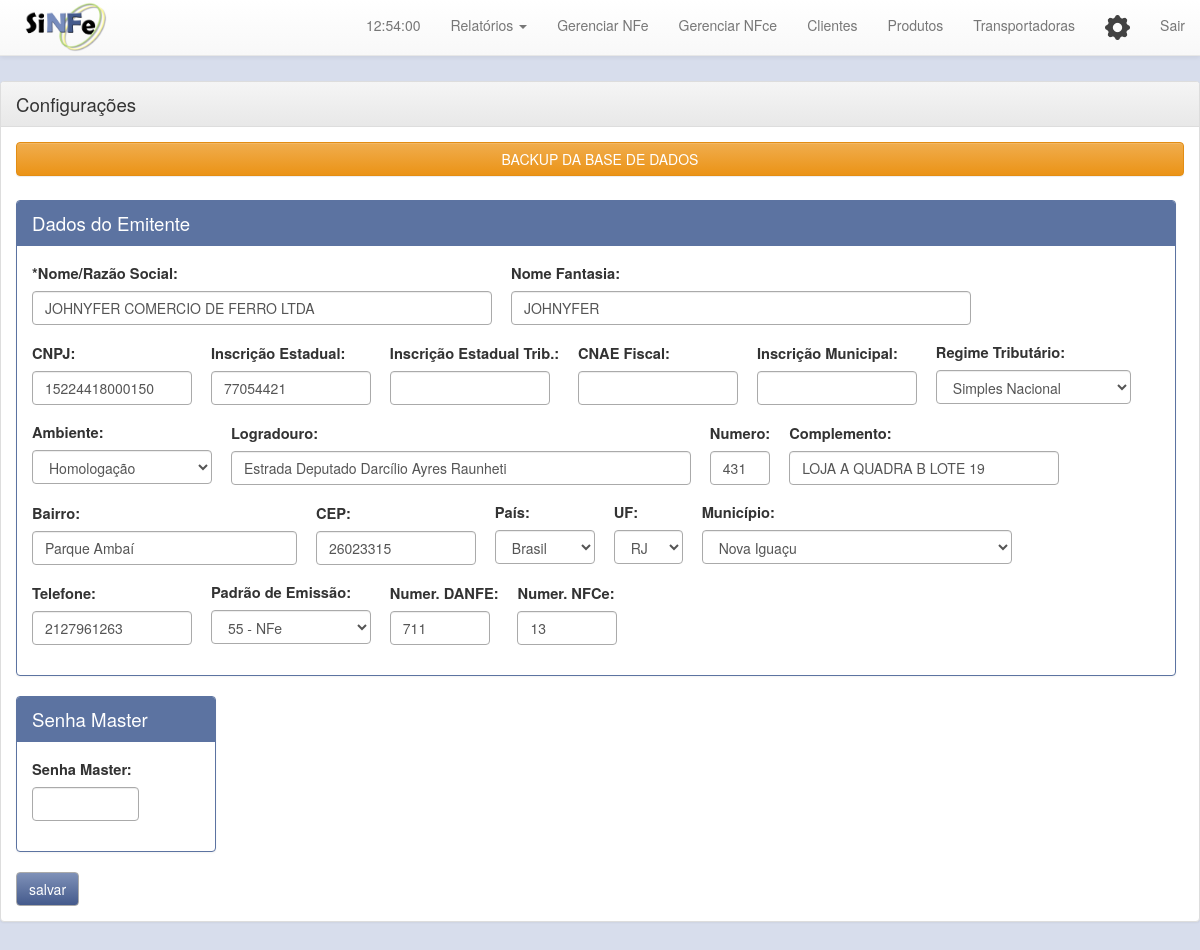
/config.php (signed in), run on the app's committed database.
### tables this page shows
CREATE TABLE `tab_emitente` (
  `id_emitente` int(11) NOT NULL,
  `ambiente_nfe_emitente` tinyint(1) NOT NULL,
  `n_nota_emitente` int(11) NOT NULL,
  `n_nfce_emitente` int(11) NOT NULL,
  `padrao_emis_emitente` int(2) NOT NULL,
  `nome_razao_social_emitente` varchar(60) DEFAULT NULL,
  `nome_fantasia_emitente` varchar(60) DEFAULT NULL,
  `logo_emitente` varchar(200) NOT NULL,
  `cnpj_emitente` varchar(14) DEFAULT NULL,
  `inscricao_estadual_emitente` varchar(14) DEFAULT NULL,
  `cnae_fiscal_emitente` varchar(7) DEFAULT NULL,
  `inscricao_municipal_emitente` varchar(15) DEFAULT NULL,
  `inscricao_estadual_trib_emitente` varchar(100) DEFAULT NULL,
  `regime_tributario_emitente` varchar(1) DEFAULT NULL,
  `logradouro_emitente` varchar(60) DEFAULT NULL,
  `numero_emitente` varchar(60) DEFAULT NULL,
  `complemento_emitente` varchar(60) DEFAULT NULL,
  `bairro_emitente` varchar(60) DEFAULT NULL,
  `cep_emitente` varchar(8) DEFAULT NULL,
  `pais_emitente` varchar(6) DEFAULT NULL,
  `cod_pais_emitente` varchar(4) NOT NULL,
  `uf_emitente` varchar(2) DEFAULT NULL,
  `municipio_emitente` varchar(60) DEFAULT NULL,
  `cod_municipio_emitente` varchar(7) DEFAULT NULL,
  `telefone_emitente` varchar(14) DEFAULT NULL,
  `base_pis_emitente` decimal(3,2) NOT NULL,
  `base_cofins_emitente` decimal(3,2) NOT NULL
);

### php/querys.php (called while the page is built, shortened)
<?php
	function emitente($pdo){
		$select = $pdo->query("SELECT * FROM tab_emitente LIMIT 1");
		return $select->fetchAll();
	}
	function estados($pdo_estados){
		$select = $pdo_estados->query("SELECT * FROM tab_estados ORDER BY uf");
		return $select->fetchAll();
	}

### config.php (the view, shortened to what this page needs)
<?php
	include "_app/Config.inc.php";
	$estados = estados($pdo_estados);
	$emitente = emitente($pdo);
?>
<!DOCTYPE html>
<html>
  <head>
    <link rel="stylesheet" type="text/css" href="css/ativos.css" />
  </head>
  <?php include "menu_links.php";?>
    <section id="cadastro">
    	<center>
	    	<div class="panel panel-default corpo">
				<div style="font-size: 14pt" class="panel-heading">
					Configurações
				</div>
				<div class="panel-body">
                    <form action="backup_db/index.php">
	    				<button class="btn btn-warning btn-block">BACKUP DA BASE DE DADOS</button>
	    			</form>
                    <br />
		    		<form action="php/edita_emitente_mec.php" method="post">
		    			<div class="panel panel-sinfe-1 corpo-in">
							<div style="font-size: 14pt" class="panel-heading">
								Dados do Emitente
							</div>
							<div class="panel-body">
				    			<div class="item">
				    				<label class="item_titulo" for="nome/razao social">*Nome/Razão Social: </label>
				    				<br />
				    				<input class="form-control" type="text" maxlength="60" name="nome/razao_social" value="<?php echo $emitente[0]['nome_razao_social_emitente'] ?>" style="width: 460px; min-width: 400px;" />
				    			</div>
				    			<div class="item">
				    				<label class="item_titulo" for="nome/razao social">Nome Fantasia: </label>
				    				<br />
				    				<input class="form-control" type="text" maxlength="60" name="nome_fantasia" value="<?php echo $emitente[0]['nome_fantasia_emitente'] ?>" style="width: 460px; min-width: 400px;" />
				    			</div>
				    			<div class="item">
				    				<label class="item_titulo" for="nome/razao social">CNPJ: </label>
				    				<br />
				    				<input class="form-control" type="text" name="cnpj" value="<?php echo $emitente[0]['cnpj_emitente'] ?>" style="width: 160px; min-width: 30px;" />
				    			</div>
				    			<div class="item">
				    				<label class="item_titulo" for="nome/razao social">Inscrição Estadual: </label>
				    				<br />
				    				<input class="form-control" type="text" name="inscricao_estadual" value="<?php echo $emitente[0]['inscricao_estadual_emitente'] ?>" style="width: 160px; min-width: 30px;" />
				    			</div>
				    			<div class="item">
				    				<label class="item_titulo" for="nome/razao social">Inscrição Estadual Trib.: </label>
				    				<br />
				    				<input class="form-control" type="text" name="inscricao_estadual_trib" value="<?php echo $emitente[0]['inscricao_estadual_trib_emitente'] ?>" style="width: 160px; min-width: 30px;" />
				    			</div>
				    			<div class="item">
				    				<label class="item_titulo" for="nome/razao social">CNAE Fiscal: </label>
				    				<br />
				    				<input class="form-control" type="text" name="cnae_fiscal" value="<?php echo $emitente[0]['cnae_fiscal_emitente'] ?>" style="width: 160px; min-width: 30px;" />
				    			</div>
				    			<div class="item">
				    				<label class="item_titulo" for="nome/razao social">Inscrição Municipal: </label>
				    				<br />
				    				<input class="form-control" type="text" name="inscricao_municipal" value="<?php echo $emitente[0]['inscricao_municipal_emitente'] ?>" style="width: 160px; min-width: 30px;" />
				    			</div>
				    			<div class="item">
				    				<label class="item_titulo" for="nome/razao social">Regime Tributário: </label>
				    				<br />
				    				<select class="form-control" redonly name="regime_tributario" style="width: 195px">
				    					<option value="1">Simples Nacional</option>
				    				</select>
				    			</div>
				    			<div class="item">
				    				<label class="item_titulo" for="nome/razao social">Ambiente: </label>
				    				<br />
				    				<select class="form-control" redonly name="ambiente" style="width: 180px">
				    					<option <?php if($emitente[0]['ambiente_nfe_emitente']=="2"){ echo "selected"; } ?> value="2">Homologação</option>
				    				</select>
				    			</div>
				    			<div class="item">
				    				<label class="item_titulo" for="nome/razao social">Logradouro: </label>
				    				<br />
				    				<input class="form-control" type="text" name="logradouro" value="<?php echo $emitente[0]['logradouro_emitente'] ?>" style="width: 460px; min-width: 30px;" />
				    			</div>
				    			<div class="item">
				    				<label class="item_titulo" for="nome/razao social">Numero: </label>
				    				<br />
				    				<input class="form-control" type="text" name="numero" value="<?php echo $emitente[0]['numero_emitente'] ?>" style="width: 60px; min-width: 30px;" />
				    			</div>
				    			<div class="item">
				    				<label class="item_titulo" for="nome/razao social">Complemento:</label>
				    				<br />
				    				<input class="form-control" type="text" name="complemento" value="<?php echo $emitente[0]['complemento_emitente'] ?>" style="width: 270px; min-width: 30px;" />
				    			</div>
				    			<div class="item">
				    				<label class="item_titulo" for="nome/razao social">Bairro: </label>
				    				<br />
				    				<input class="form-control" type="text" name="bairro" value="<?php echo $emitente[0]['bairro_emitente'] ?>" style="width: 265px; min-width: 30px;" />
				    			</div>
				    			<div class="item">
				    				<label class="item_titulo" for="nome/razao social">CEP: </label>
				    				<br />
				    				<input class="form-control" type="text" name="cep" value="<?php echo $emitente[0]['cep_emitente'] ?>" style="width: 160px; min-width: 30px;" />
				    			</div>
				    			<div class="item">
				    				<label class="item_titulo" for="nome/razao social">País: </label>
				    				<br />
				    				<select class="form-control" name="pais" style="width: 100px">
				    					<option value="55">Brasil</option>
				    				</select>
				    			</div>
				    			<div class="item">
					    			<label class="item_titulo" for="uf">UF: </label>
					    			<br />
					    			<select class="form-control" id="estado" name="uf" id="uf" onchange="buscar_cidades()">
										 <?php
										 	foreach ($estados as $value => $name) {
											 	if($emitente[0]['uf_emitente']==$name['uf']){
											 		echo "<option selected value=".$name['codigo_ibge']."|".$name['uf'].">".$name['uf']."</option>";
											 	}else{
										          echo "<option value=".$name['codigo_ibge']."|".$name['uf'].">".$name['uf']."</option>";
										        }
										 	}
									     ?>
									 </select>
								</div>
								<div class="item" id="load_cidades">
									 <label class="item_titulo" for="municipio">Município: </label>
									 <br />
									 <select class="form-control" id="cidade" name="municipio" style="width: 310px; min-width: 113px;">
									 	<option value="<?php echo $emitente[0]['cod_municipio_emitente']."|".$emitente[0]['municipio_emitente']; ?>"><?php echo $emitente[0]['municipio_emitente'] ?></option>
									 </select>
								</div>
								<div class="item">
				    				<label class="item_titulo" for="nome/razao social">Telefone: </label>
				    				<br />
				    				<input class="form-control" type="text" name="telefone" value="<?php echo $emitente[0]['telefone_emitente'] ?>" style="width: 160px; min-width: 30px;" />
				    			</div>
				    			<div class="item">
				    				<label class="item_titulo" for="nome/razao social">Padrão de Emissão: </label>
				    				<br />
				    				<select class="form-control" name="emis" style="width: 160px; min-width: 30px;">
				    					<option <?php if($emitente[0]['padrao_emis_emitente']=="55"){ echo "selected"; } ?> value="55">55 - NFe</option>
				    				</select>
				    			</div>
                                <div class="item">
                                    <label class="item_titulo" for="nome/razao social">Numer. DANFE: </label>
                                    <br />
                                    <input class="form-control" value="<?php echo $emitente[0]['n_nota_emitente'] ?>" type="number" name="n_nota_nfe" style="width: 100px; min-width: 30px;" />
                                </div>
                                <div class="item">
                                    <label class="item_titulo" for="nome/razao social">Numer. NFCe: </label>
                                    <br />
                                    <input class="form-control" value="<?php echo $emitente[0]['n_nfce_emitente'] ?>" type="number" name="n_nota_nfce" style="width: 100px; min-width: 30px;" />
                                </div>
				    		</div>
				    	</div>
			    		<div class="panel panel-sinfe-1 corpo-in-min">
							<div style="font-size: 14pt" class="panel-heading">
								Senha Master
							</div>
							<div class="panel-body">
				    			<div class="item">
				    				<label class="item_titulo">Senha Master: </label>
				    				<br />
				    				<input class="form-control" type="password" name="master" style="width: 107px; min-width: 30px;" />
				    			</div>
				    		</div>
				    	</div>
				    	<input class="btn btn-sinfe-1" type="submit" value="salvar" />
			    	</form>
    			</div>
    		</div>
		</center>
    </section>
  </body>
</html>

### css/ativos.css (style rules this page uses)
* { text-shadow: none !important; }
#cadastro { padding: 80px 00px 50px; border-top: 1px solid #ccc; line-height: 24px; text-align: center; }
#cadastro form input { border: 1px solid #aaa; }
#cadastro form select { border: 1px solid #aaa !important; }
.corpo { width: 1200px; min-width: 600px; text-align: left; }
.corpo-in { width: 1160px; min-width: 600px; text-align: left; }
.corpo-in-min { width: 200px; min-width: 200px; text-align: left; }
.item { display: inline-block; margin-bottom: 15px; margin-right: 15px; }
.item_titulo { font-size: 11pt; }

### data on the page
tab_emitente: nome_razao_social_emitente "JOHNYFER COMERCIO DE FERRO LTDA", nome_fantasia "JOHNYFER", cnpj "15224418000150", inscricao_estadual "77054421", ambiente "Homologação", logradouro "Estrada Deputado Darcílio Ayres Raunheti", numero "431", complemento "LOJA A QUADRA B LOTE 19", bairro "Parque Ambaí", cep "26023315", municipio "Nova Iguaçu", telefone "2127961263", emis "55 - NFe", n_nota_nfe "711", n_nota_nfce "13"

### other printed values
form field uf "RJ"
